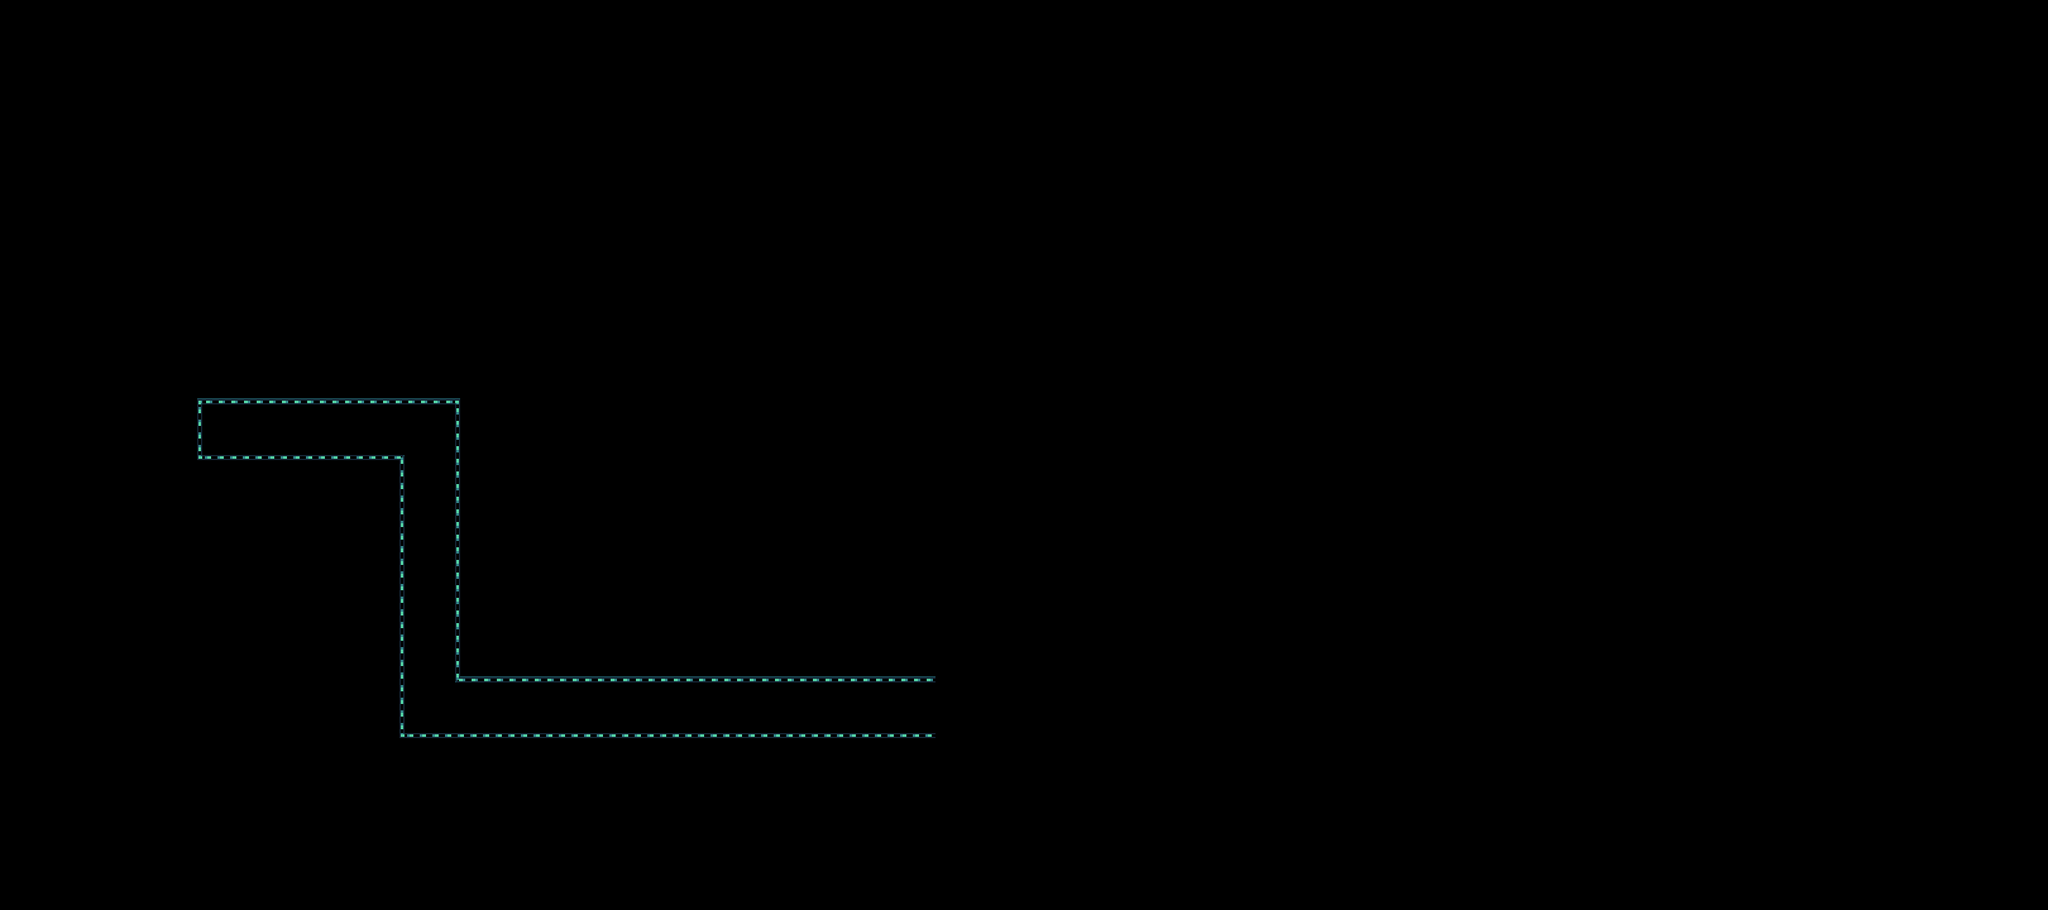

Below is a game level as drawn by its tile map, then a one-line description and the .tmx that defines it (tile-layer data replaced by summaries):
An orthogonal 81x36 tile map with 40x40 px tiles, 3 tile layers (Tile Layer 3, Tile Layer 1, Tile Layer 2) and 9 objects (slidearea, spawn).

<map version="1.10" tiledversion="1.10.0" orientation="orthogonal" renderorder="right-down" width="81" height="36" tilewidth="40" tileheight="40" infinite="0" nextlayerid="13" nextobjectid="136">
 <editorsettings>
  <export target="data.lua" format="lua" />
 </editorsettings>
 <properties>
  <property name="border" value="cloudwebs" />
  <property name="music" value="stickerbrushsymphony" />
 </properties>
 <tileset firstgid="1" source="../../../tilesets/sidewalk_animated.tsx" />
 <objectgroup id="5" name="objects_bg" />
 <layer id="12" name="Tile Layer 3" width="81" height="36">
  <data>[2916 cells, 0 non-empty, 0 distinct tile ids]</data>
 </layer>
 <layer id="8" name="Tile Layer 1" width="81" height="36">
  <data>[2916 cells, 84 non-empty, 10 distinct tile ids]</data>
 </layer>
 <layer id="10" name="Tile Layer 2" width="81" height="36">
  <data>[2916 cells, 0 non-empty, 0 distinct tile ids]</data>
 </layer>
 <objectgroup color="#0000ff" id="11" name="collision">
  <object id="128" x="320" y="600" width="400" height="40" />
  <object id="129" x="280" y="640" width="40" height="80" />
  <object id="130" x="320" y="720" width="320" height="40" />
  <object id="131" x="600" y="760" width="40" height="400" />
  <object id="132" x="720" y="640" width="40" height="440" />
  <object id="133" x="640" y="1160" width="840" height="40" />
  <object id="135" x="760" y="1040" width="720" height="40" />
 </objectgroup>
 <objectgroup color="#ff00ff" id="3" name="objects">
  <object id="68" name="slidearea" x="-328" y="1736" width="160" height="240" />
 </objectgroup>
 <objectgroup color="#7f00ff" id="4" name="markers">
  <object id="10" name="spawn" x="360" y="680">
   <point />
  </object>
 </objectgroup>
</map>
